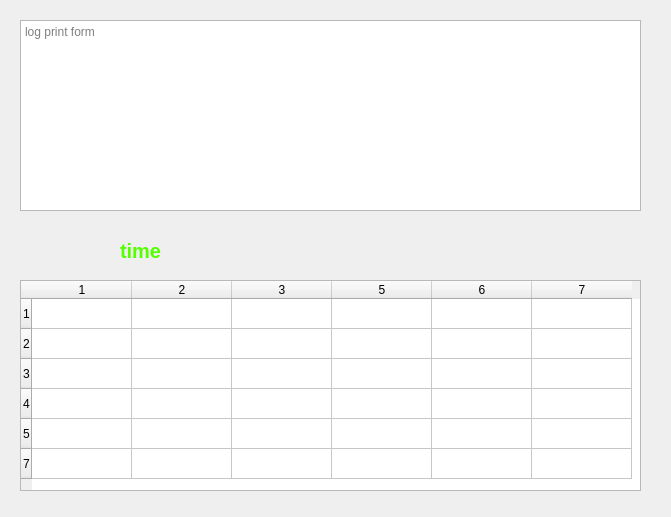
<?xml version="1.0" encoding="UTF-8"?>
<ui version="4.0">
 <class>Dialog</class>
 <widget class="QDialog" name="Dialog">
  <property name="geometry">
   <rect>
    <x>0</x>
    <y>0</y>
    <width>671</width>
    <height>517</height>
   </rect>
  </property>
  <property name="windowTitle">
   <string>Robot Arm MODELS</string>
  </property>
  <widget class="QTableWidget" name="tableWidget">
   <property name="geometry">
    <rect>
     <x>20</x>
     <y>280</y>
     <width>621</width>
     <height>211</height>
    </rect>
   </property>
   <row>
    <property name="text">
     <string>1</string>
    </property>
   </row>
   <row>
    <property name="text">
     <string>2</string>
    </property>
   </row>
   <row>
    <property name="text">
     <string>3</string>
    </property>
   </row>
   <row>
    <property name="text">
     <string>4</string>
    </property>
   </row>
   <row>
    <property name="text">
     <string>5</string>
    </property>
   </row>
   <row>
    <property name="text">
     <string>7</string>
    </property>
   </row>
   <column>
    <property name="text">
     <string>1</string>
    </property>
   </column>
   <column>
    <property name="text">
     <string>2</string>
    </property>
   </column>
   <column>
    <property name="text">
     <string>3</string>
    </property>
   </column>
   <column>
    <property name="text">
     <string>5</string>
    </property>
   </column>
   <column>
    <property name="text">
     <string>6</string>
    </property>
   </column>
   <column>
    <property name="text">
     <string>7</string>
    </property>
   </column>
  </widget>
  <widget class="QTextEdit" name="textEdit">
   <property name="geometry">
    <rect>
     <x>20</x>
     <y>20</y>
     <width>621</width>
     <height>191</height>
    </rect>
   </property>
   <property name="placeholderText">
    <string>log print form</string>
   </property>
  </widget>
  <widget class="QLabel" name="label">
   <property name="geometry">
    <rect>
     <x>120</x>
     <y>230</y>
     <width>451</width>
     <height>41</height>
    </rect>
   </property>
   <property name="font">
    <font>
     <pointsize>15</pointsize>
     <weight>75</weight>
     <bold>true</bold>
    </font>
   </property>
   <property name="styleSheet">
    <string notr="true">QLabel{
	color:rgb(85, 255, 0);
}</string>
   </property>
   <property name="text">
    <string>time</string>
   </property>
  </widget>
 </widget>
 <resources/>
 <connections/>
</ui>
